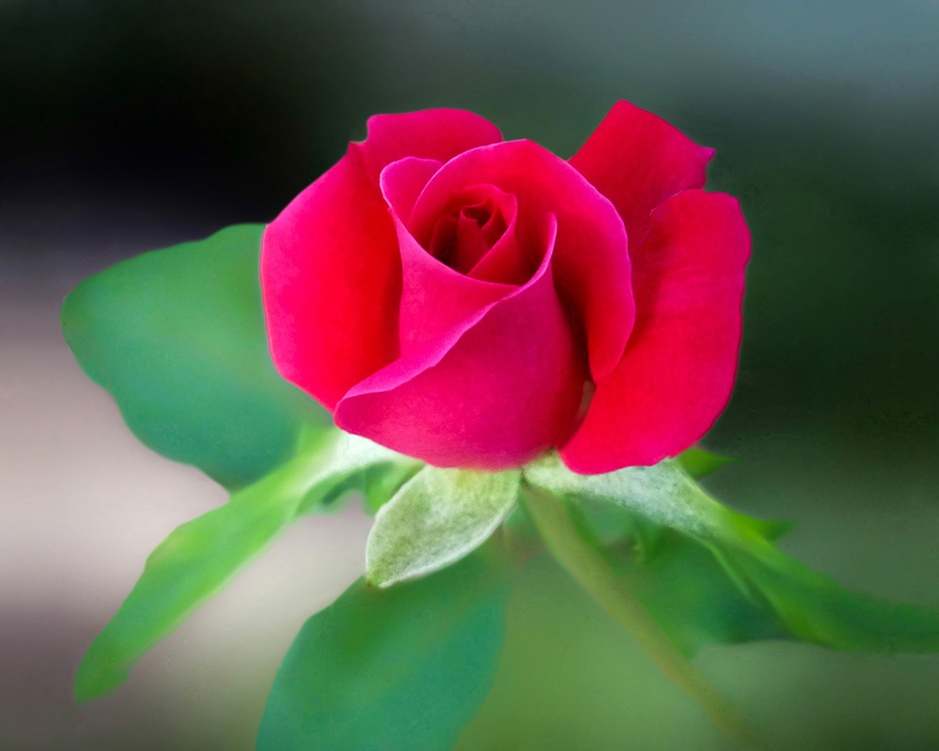
%> input picture Image Processing With Matlab/0013-Color-Processing/_images/flower.jpg, 939 x 751 px, shrunk from 2371 x 1897 before the run
$ octave exm_003_edge_in_color_image.m   (GNU Octave 9; MATLAB toolbox functions it lacks are replaced by stand-ins)
%> lines starting %> are read from the running program, lines starting %| are printed output that depends on the picture; in (x1, y1, x2, y2) boxes, pixels count from 0 and x2, y2 are one past the last pixel; in counts of white or black regions, pixels touching at a corner belong together; the program's own positions count from 1
im = imread('_images/flower.jpg');
%> im is the input picture: size 751x939x3 uint8; mean R, G, B 103.4, 84.5, 73.8
eim = zeros(size(im));
for i = 1:3
    eim(:, :, i) = edge(im(:, :, i));
end
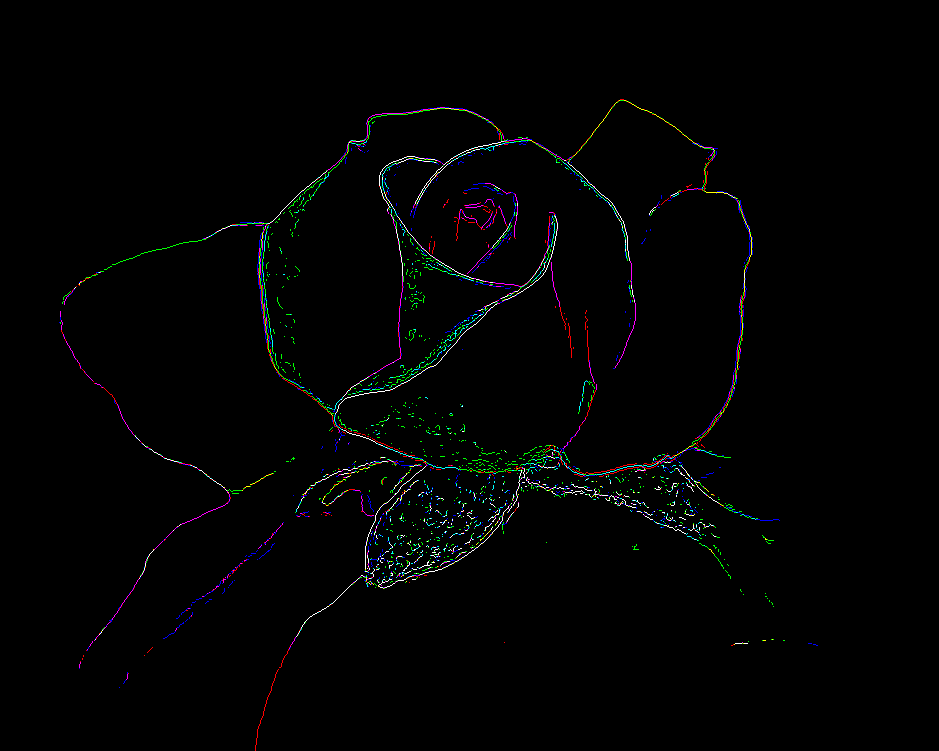
%> eim: size 751x939x3 double; mean R, G, B 0.00891, 0.0107, 0.0106

figure, imshow(eim);

r = eim(:, :, 1);
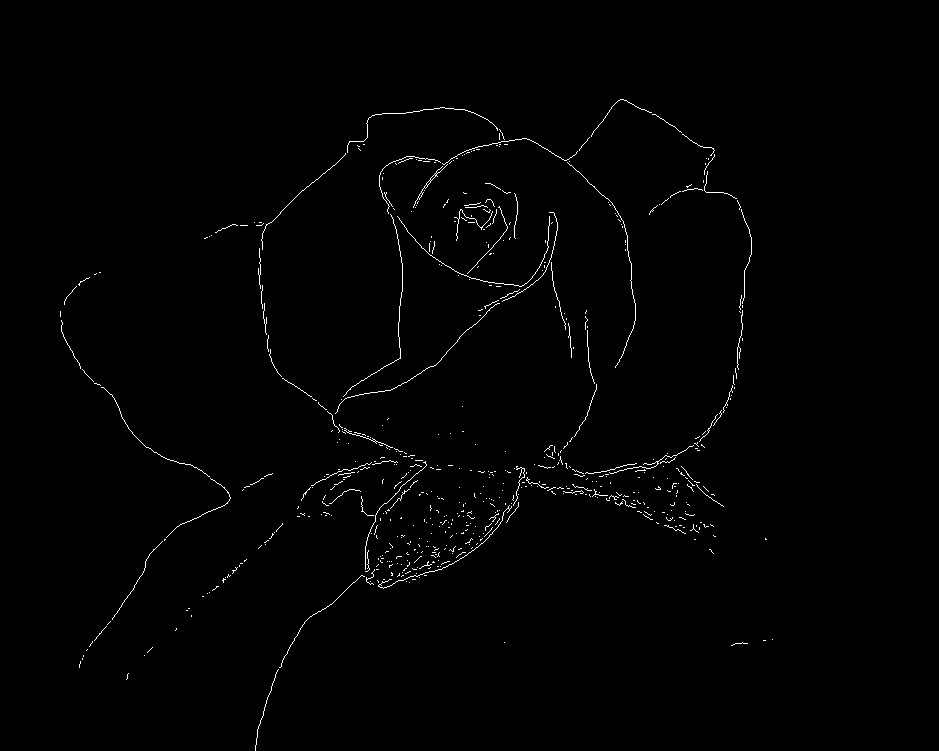
%> r: size 751x939 double; values 0 (black) and 1 (white), 0.89% white in thin lines or dots, all inside (x1, y1, x2, y2) = (60, 99, 773, 751)
g = eim(:, :, 2);
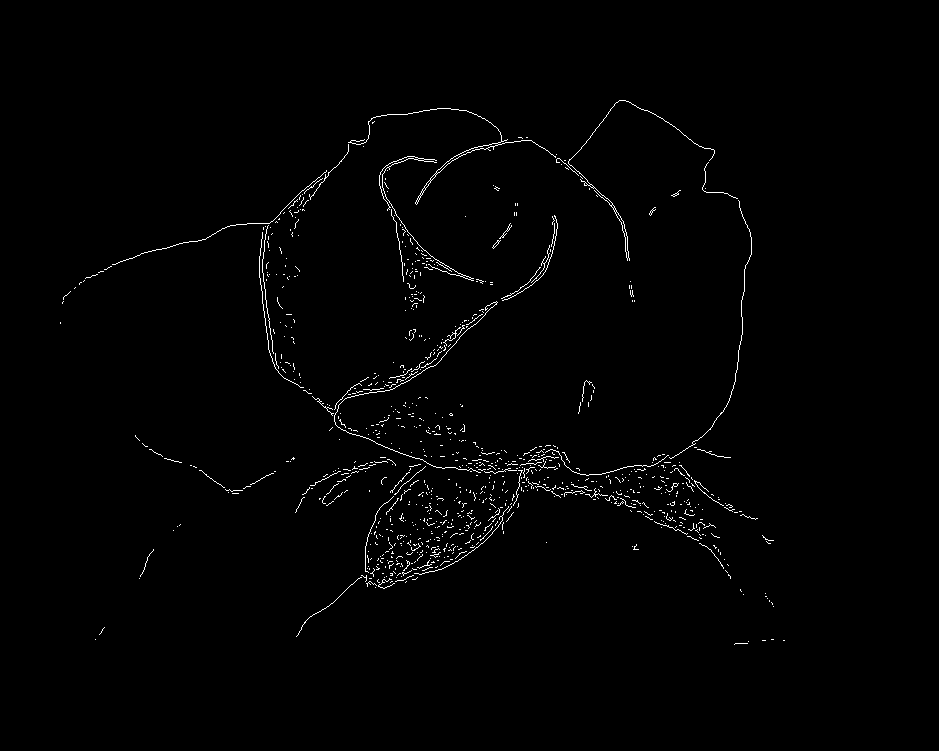
%> g: size 751x939 double; values 0 (black) and 1 (white), 1.1% white in thin lines or dots, all inside (x1, y1, x2, y2) = (60, 100, 785, 645)
b = eim(:, :, 3);
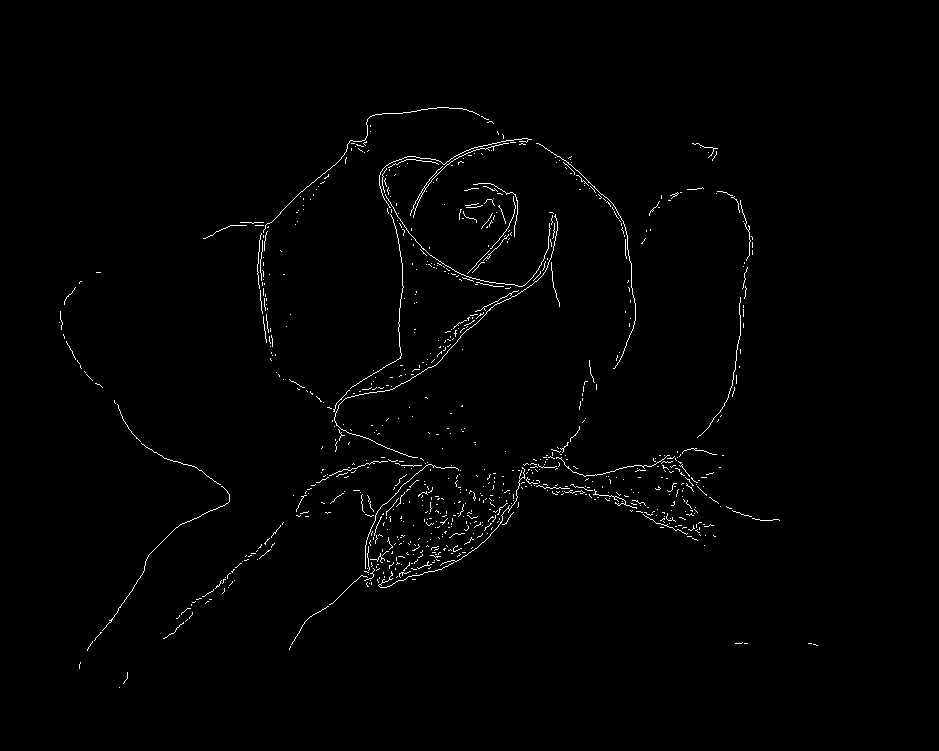
%> b: size 751x939 double; values 0 (black) and 1 (white), 1.1% white in thin lines or dots, all inside (x1, y1, x2, y2) = (59, 107, 818, 688)

figure,
subplot(1, 3, 1), imshow(r);
subplot(1, 3, 2), imshow(g);
subplot(1, 3, 3), imshow(b);

im1 = cat(3, r, g, b);

figure, imshow(im1);

$ run again, with Image Processing With Matlab/0013-Color-Processing/_images/rose.jpg copied over Image Processing With Matlab/0013-Color-Processing/_images/flower.jpg
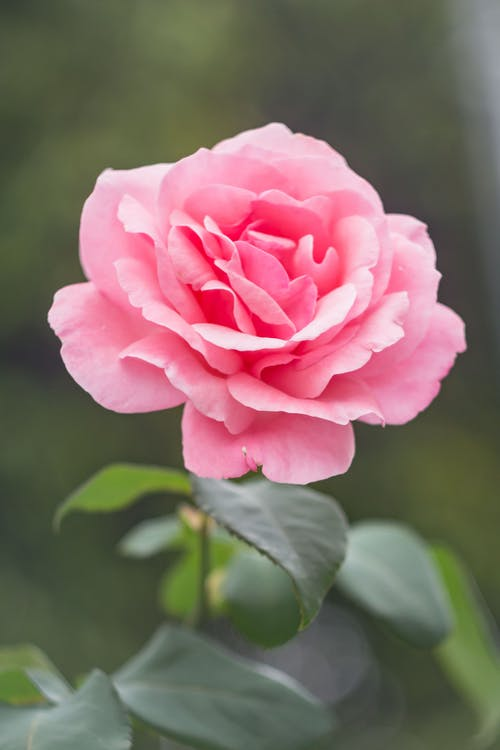
%> input picture Image Processing With Matlab/0013-Color-Processing/_images/rose.jpg, 500 x 750 px
%> im is the input picture: size 750x500x3 uint8; mean R, G, B 129.4, 108.4, 101.6
%> `r = eim(:, :, 1);`:
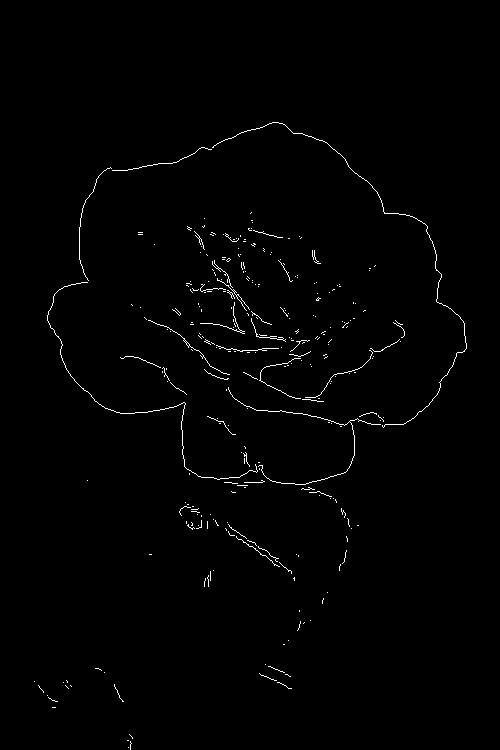
%> r: size 750x500 double; values 0 (black) and 1 (white), 0.94% white in thin lines or dots, all inside (x1, y1, x2, y2) = (34, 122, 467, 750)
%> g: size 750x500 double; values 0 (black) and 1 (white), 1.2% white in thin lines or dots, all inside (x1, y1, x2, y2) = (47, 122, 467, 749)
%> `b = eim(:, :, 3);`:
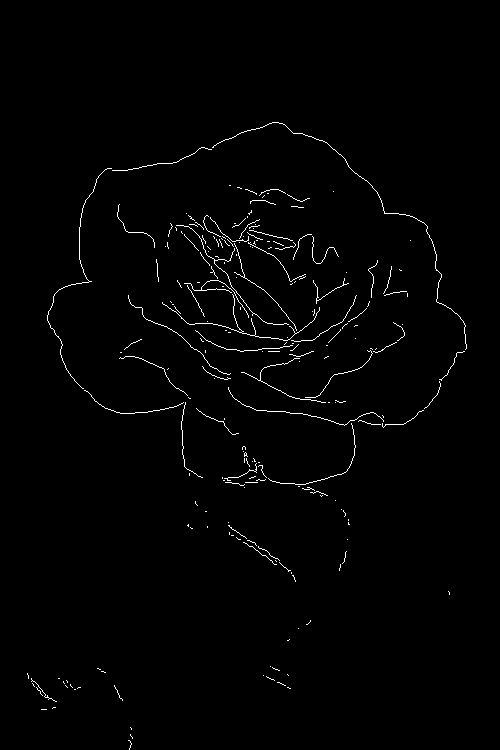
%> b: size 750x500 double; values 0 (black) and 1 (white), 1.2% white in thin lines or dots, all inside (x1, y1, x2, y2) = (27, 122, 467, 750)
